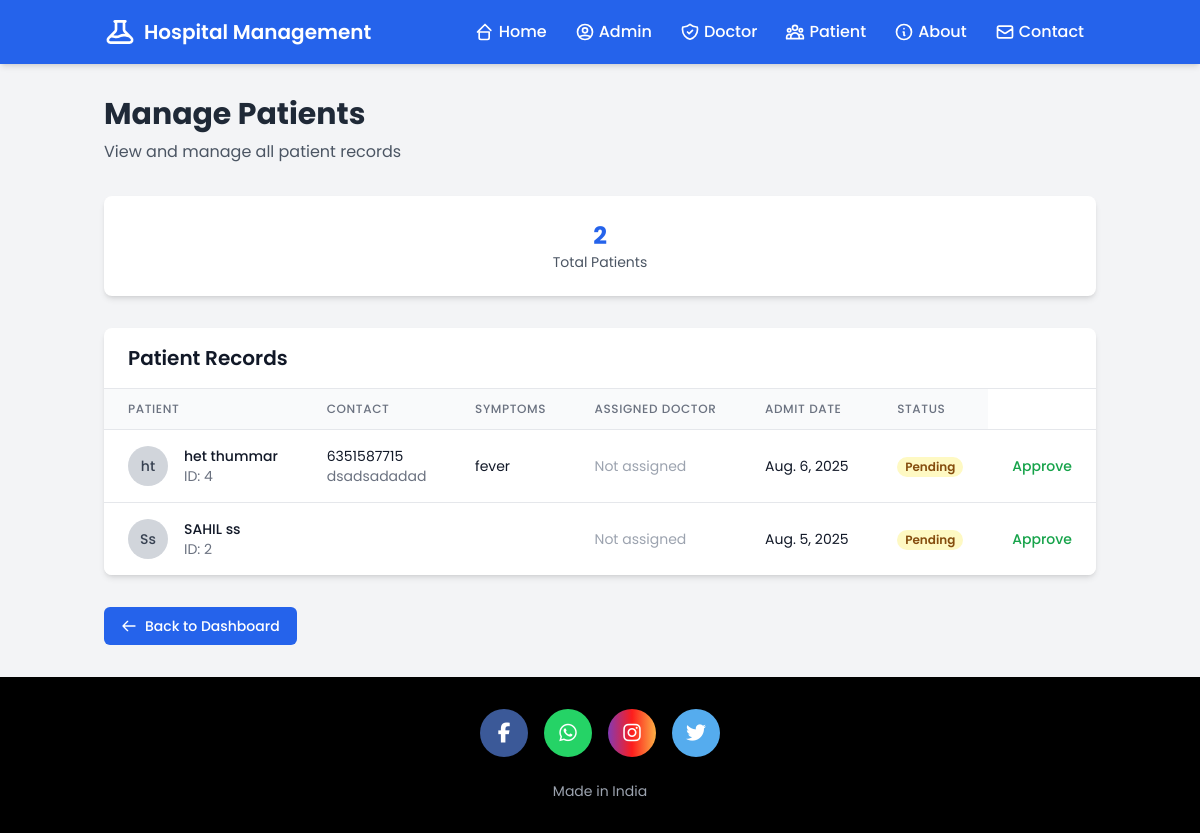
The page /admin-patients/ (signed in) on the database as committed earlier.
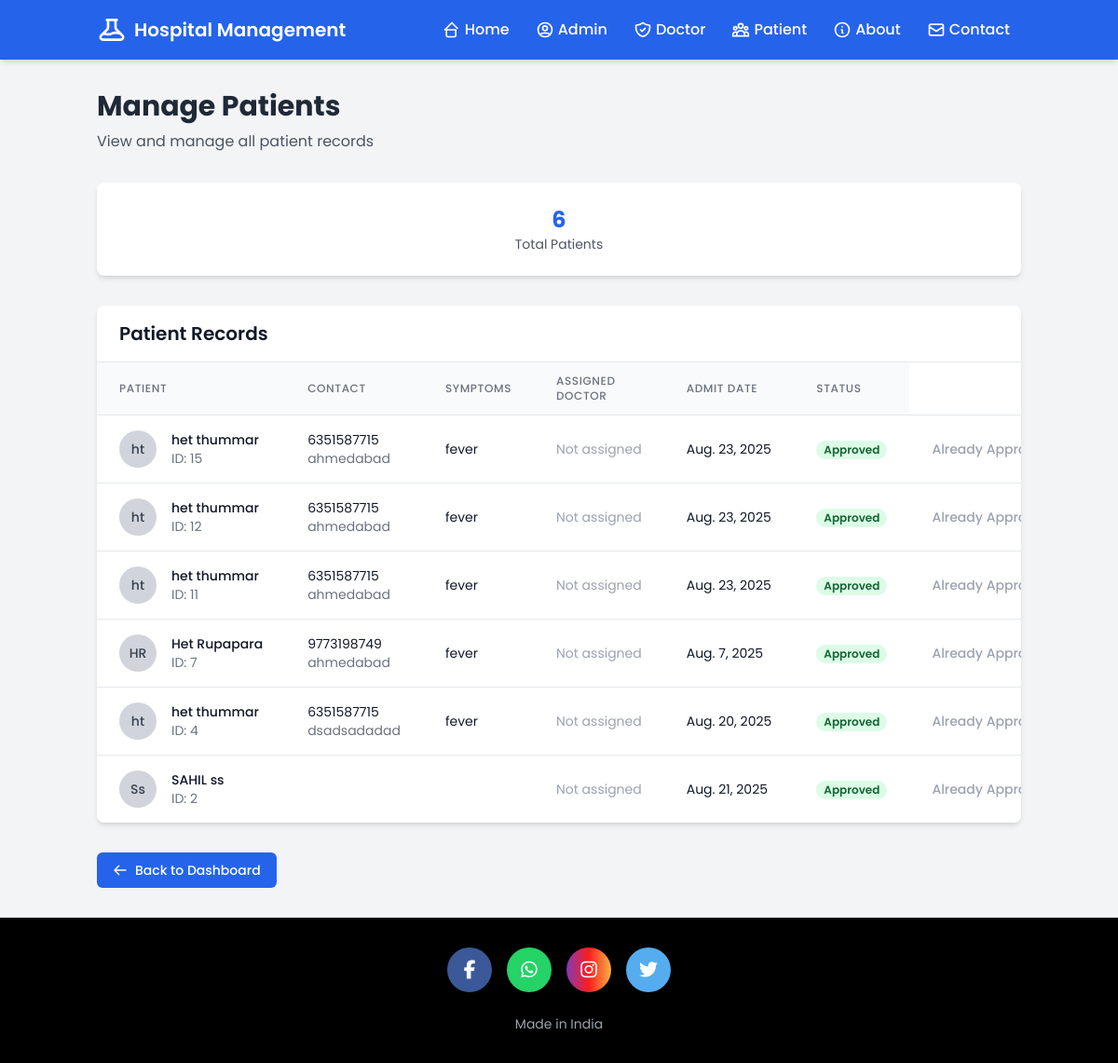
The same page on the database as committed later.
### hospital/models.py (models this page shows, shortened)
class Patient(models.Model):
    user=models.OneToOneField(User,on_delete=models.CASCADE)
    profile_pic= models.ImageField(upload_to='profile_pic/PatientProfilePic/',null=True,blank=True)
    address = models.CharField(max_length=40)
    mobile = models.CharField(max_length=20,null=False)
    symptoms = models.CharField(max_length=100,null=False)
    assignedDoctor = models.ForeignKey('Doctor', on_delete=models.SET_NULL, null=True, blank=True, related_name='assigned_patients')
    admitDate=models.DateField(auto_now=True)
    status=models.BooleanField(default=False)
    is_approved = models.BooleanField(default=False)
    approved_by = models.ForeignKey(User, on_delete=models.SET_NULL, null=True, blank=True, related_name='approved_patients')
    approved_at = models.DateTimeField(null=True, blank=True)
    @property
    def get_name(self):
        return self.user.first_name+" "+self.user.last_name
    @property
    def get_id(self):
        return self.user.id

### hospital/views.py (the view)
# urls.py: path('admin-patients/', views.admin_patients, name='admin-patients'),
@login_required
def admin_patients(request):
    if not (request.user.is_superuser or request.user.groups.filter(name='Admin').exists() or
            AdminApproval.objects.filter(user=request.user, is_approved=True).exists()):
        request.session['alert_message'] = 'Access denied. Admin privileges required.'
        return redirect('home')
    patients = Patient.objects.all().order_by('-id')
    return render(request, 'hospital/admin_patients.html', {'patients': patients})

### templates/hospital/admin_patients.html (shortened to what the changed rows need)
<!DOCTYPE html>
{% load static %}
<html lang="en">
<head>
    <script src="https://cdn.tailwindcss.com"></script>
</head>
<body class="bg-gray-100 min-h-screen">
    {% include "hospital/navbar.html" %}
    <div class="container mx-auto px-4 py-8">
        <div class="mb-8">
            <h1 class="text-3xl font-bold text-gray-800">Manage Patients</h1>
        </div>
        <div class="bg-white rounded-lg shadow-md p-6 mb-8">
            <div class="grid grid-cols-1 gap-4">
                <div class="text-center">
                    <p class="text-2xl font-bold text-blue-600">{{ patients.count }}</p>
                    <p class="text-sm text-gray-600">Total Patients</p>
                </div>
            </div>
        </div>
        <div class="bg-white rounded-lg shadow-md overflow-hidden">
            <div class="px-6 py-4 border-b border-gray-200">
                <h2 class="text-xl font-semibold text-gray-900">Patient Records</h2>
            </div>
            <div class="overflow-x-auto">
                <table class="min-w-full divide-y divide-gray-200">
                    <thead class="bg-gray-50">
                        <tr>
                            <th class="px-6 py-3 text-left text-xs font-medium text-gray-500 uppercase tracking-wider">
                                Patient
                            </th>
                            <th class="px-6 py-3 text-left text-xs font-medium text-gray-500 uppercase tracking-wider">
                                Contact
                            </th>
                            <th class="px-6 py-3 text-left text-xs font-medium text-gray-500 uppercase tracking-wider">
                                Symptoms
                            </th>
                            <th class="px-6 py-3 text-left text-xs font-medium text-gray-500 uppercase tracking-wider">
                                Assigned Doctor
                            </th>
                            <th class="px-6 py-3 text-left text-xs font-medium text-gray-500 uppercase tracking-wider">
                                Admit Date
                            </th>
                            <th class="px-6 py-3 text-left text-xs font-medium text-gray-500 uppercase tracking-wider">
                                Status
                            </th>
                        </tr>
                    </thead>
                    <tbody class="bg-white divide-y divide-gray-200">
                        {% for patient in patients %}
                        <tr class="hover:bg-gray-50">
                            <td class="px-6 py-4 whitespace-nowrap">
                                <div class="flex items-center">
                                    <div class="flex-shrink-0 h-10 w-10">
                                        {% if patient.profile_pic %}
                                            <img class="h-10 w-10 rounded-full" src="{{ patient.profile_pic.url }}" alt="">
                                        {% else %}
                                            <div class="h-10 w-10 rounded-full bg-gray-300 flex items-center justify-center">
                                                <span class="text-sm font-medium text-gray-700">{{ patient.user.first_name|first }}{{ patient.user.last_name|first }}</span>
                                            </div>
                                        {% endif %}
                                    </div>
                                    <div class="ml-4">
                                        <div class="text-sm font-medium text-gray-900">
                                            {{ patient.get_name }}
                                        </div>
                                        <div class="text-sm text-gray-500">
                                            ID: {{ patient.get_id }}
                                        </div>
                                    </div>
                                </div>
                            </td>
                            <td class="px-6 py-4 whitespace-nowrap">
                                <div class="text-sm text-gray-900">{{ patient.mobile }}</div>
                                <div class="text-sm text-gray-500">{{ patient.address }}</div>
                            </td>
                            <td class="px-6 py-4 whitespace-nowrap">
                                <div class="text-sm text-gray-900">{{ patient.symptoms|truncatechars:50 }}</div>
                            </td>
                            <td class="px-6 py-4 whitespace-nowrap">
                                <div class="text-sm text-gray-900">
                                    {% if patient.assignedDoctorId %}
                                        Doctor ID: {{ patient.assignedDoctorId }}
                                    {% else %}
                                        <span class="text-gray-400">Not assigned</span>
                                    {% endif %}
                                </div>
                            </td>
                            <td class="px-6 py-4 whitespace-nowrap text-sm text-gray-900">
                                {{ patient.admitDate }}
                            </td>
                            <td class="px-6 py-4 whitespace-nowrap text-sm text-gray-900">
                                {% if patient.status %}
                                    <span class="px-2 inline-flex text-xs leading-5 font-semibold rounded-full bg-green-100 text-green-800">
                                        Approved
                                    </span>
                                {% else %}
                                    <span class="px-2 inline-flex text-xs leading-5 font-semibold rounded-full bg-yellow-100 text-yellow-800">
                                        Pending
                                    </span>
                                {% endif %}
                            </td>
                            <td class="px-6 py-4 whitespace-nowrap text-right text-sm font-medium">
                                {% if not patient.status %}
                                    <a href="{% url 'approve-patient' patient.id %}" class="text-green-600 hover:text-green-900">
                                        Approve
                                    </a>
                                {% else %}
                                    <span class="text-gray-400">Already Approved</span>
                                {% endif %}
                            </td>
                        </tr>
                        {% empty %}
                        <tr>
                            <td colspan="7" class="px-6 py-4 text-center text-gray-500">
                                No patients found.
                            </td>
                        </tr>
                        {% endfor %}
                    </tbody>
                </table>
            </div>
        </div>
    </div>
    {% include "hospital/footer.html" %}
</body>
</html>

Rows that differ between the two databases and show on the page:
added Patient: user.first_name|first "h", user.last_name|first "t", get_name "het thummar", get_id "15", mobile "6351587715", address "ahmedabad", symptoms "fever", admitDate "Aug. 23, 2025", status "Approved"
added Patient: user.first_name|first "h", user.last_name|first "t", get_name "het thummar", get_id "12", mobile "6351587715", address "ahmedabad", symptoms "fever", admitDate "Aug. 23, 2025", status "Approved"
added Patient: user.first_name|first "h", user.last_name|first "t", get_name "het thummar", get_id "11", mobile "6351587715", address "ahmedabad", symptoms "fever", admitDate "Aug. 23, 2025", status "Approved"
added Patient: user.first_name|first "H", user.last_name|first "R", get_name "Het Rupapara", get_id "7", mobile "9773198749", address "ahmedabad", symptoms "fever", admitDate "Aug. 7, 2025", status "Approved"
changed Patient "dsadsadadad": admitDate "Aug. 6, 2025" → "Aug. 20, 2025"; status "Pending Approve" → "Approved Already…"
changed Patient "SAHIL ss": admitDate "Aug. 5, 2025" → "Aug. 21, 2025"; status "Pending Approve" → "Approved Already…"
Other text that changed with them:
{{ patients.count }}: "2" → "6"
